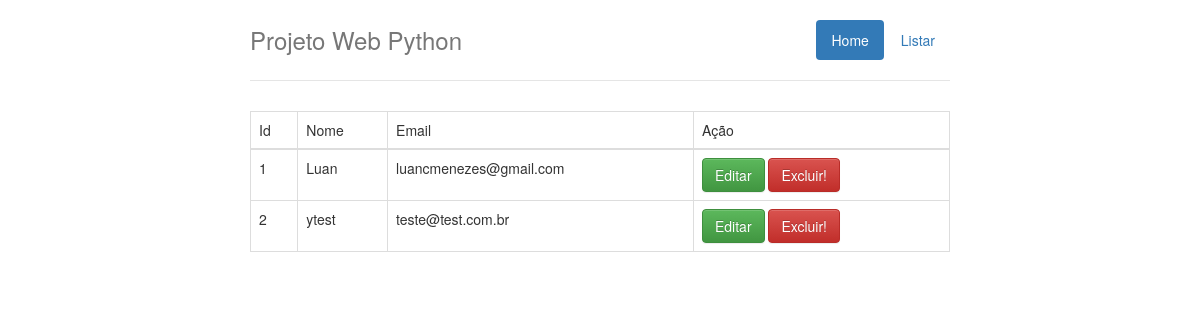
Page /registro/listar on the committed database.
### registro/models.py (models this page shows)
class Formulario(models.Model):
    email = models.CharField(max_length=255)
    senha = models.CharField(max_length=255)
    nome = models.CharField(max_length=255)
    sobrenome = models.CharField(max_length=255)
    cpf = models.CharField(max_length=255)
    rg = models.CharField(max_length=255)
    nascimento = models.DateField()
    sexo = models.CharField(max_length=255)
    telefone = models.CharField(max_length=255)
    celular = models.CharField(max_length=255)
    cep = models.CharField(max_length=255)
    rua = models.CharField(max_length=255)
    numero = models.CharField(max_length=255)
    complemento = models.CharField(max_length=255)
    bairro = models.CharField(max_length=255)
    cidade = models.CharField(max_length=255)
    estado = models.CharField(max_length=255)

### registro/views.py (the view)
def listar(request):
    itens = Formulario.objects.all()
    context = {
        'itens': itens,
    }
    return render(request, 'registro/listar.html', context=context)

### templates/registro/listar.html (shortened to what this page needs)
{% extends 'base/layout.html' %}
{% block content %}
<table class="table table-bordered table-responsive">
<thead>
<tr>
    <td>Id</td>
    <td>Nome</td>
    <td>Email</td>
    <td>Ação</td>
</tr>
</thead>
<tbody>
    {% for item in itens %}
        <tr>
            <td>{{ item.id }}</td>
            <td>{{ item.nome }}</td>
            <td>{{ item.email}}</td>
            <td>
                <a href="{% url 'editar' item.id %}"><button class="btn btn-success">Editar</button></a>
                <a href="{% url 'excluir' item.id %}" onclick="return confirm('Deseja Excluir?')"><button class="btn btn-danger">Excluir!</button></a>
            </td>
        </tr>
    {% endfor %}
</tbody>
</table>
{% endblock %}

### rows in the picture
Formulario: id "1", nome "Luan", email "luancmenezes@gmail.com"
Formulario: id "2", nome "ytest", email "teste@test.com.br"
